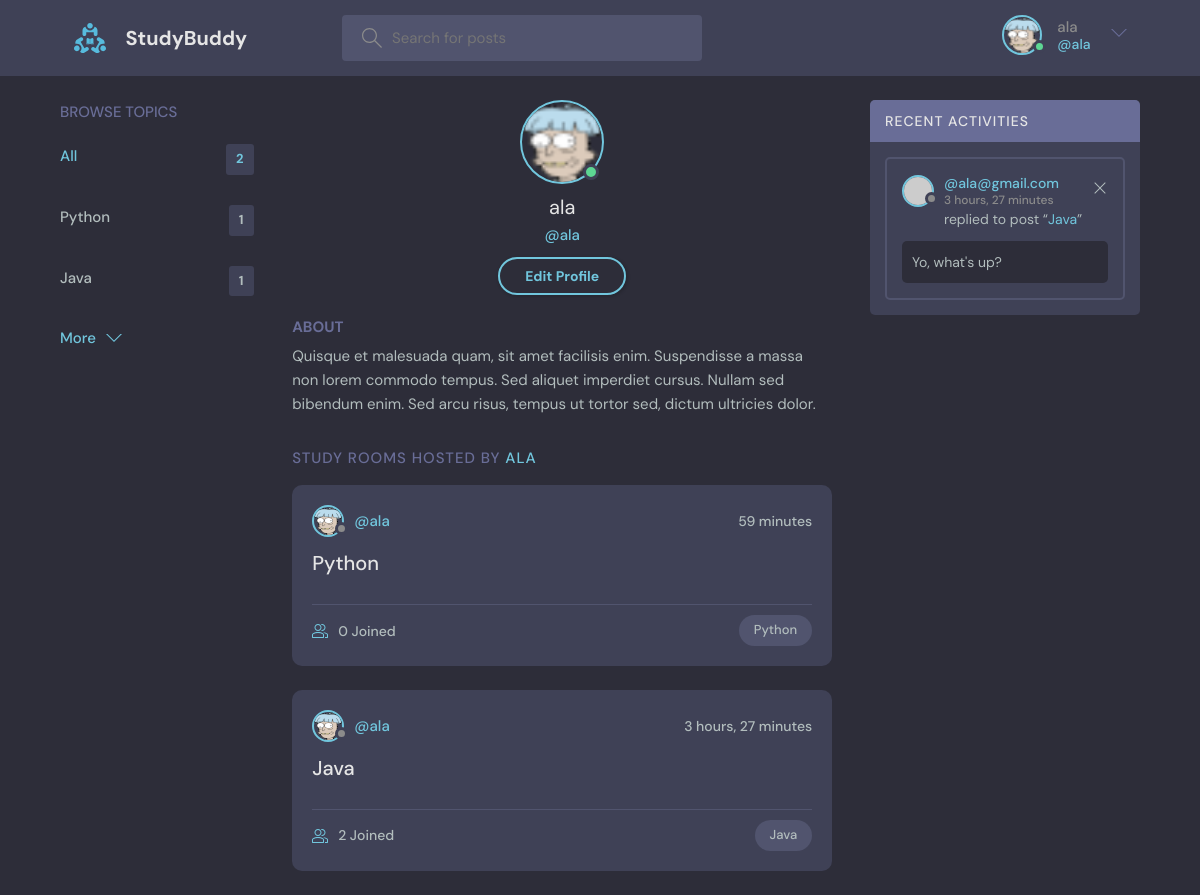
The page /profile/1/ (signed in) on the database its author committed.
### base/models.py (models this page shows, shortened)
class User(AbstractUser):
    name = models.CharField(max_length=200, null=True)
    email = models.EmailField(unique=True, null=True)
    bio = models.TextField(null=True)
    avatar = models.ImageField(null=True, default="avatar.svg")
    USERNAME_FIELD = 'email'
    REQUIRED_FIELDS = []

class Topic(models.Model):
    name = models.CharField(max_length=200)

class Room(models.Model):
    host = models.ForeignKey(User, on_delete=models.SET_NULL, null=True)
    topic = models.ForeignKey(Topic, on_delete=models.SET_NULL, null=True)
    name = models.CharField(max_length=200)
    description = models.TextField(null=True, blank=True)
    participants = models.ManyToManyField(User, related_name='participants', blank=True)
    updated = models.DateTimeField(auto_now=True)
    created = models.DateTimeField(auto_now_add=True)
    class Meta:
        ordering = ['-updated', '-created']
    def __str__(self):
        return self.name

class Message(models.Model):
    user = models.ForeignKey(User, on_delete=models.CASCADE)
    room = models.ForeignKey(Room, on_delete=models.CASCADE)
    body = models.TextField()
    updated = models.DateTimeField(auto_now=True)
    created = models.DateTimeField(auto_now_add=True)
    class Meta:
        ordering = ['-updated', '-created']

### base/views.py (the view)
# urls.py: path('profile/<str:pk>/', views.userProfile, name='user-profile'),
def userProfile(request, pk):
    user = User.objects.get(id=pk)
    rooms = user.room_set.all()
    room_messages = user.message_set.all()
    topics = Topic.objects.all()
    context = {'user': user, 'rooms': rooms, 'room_messages': room_messages, 'topics': topics}
    return render(request, 'base/profile.html', context)

### base/templates/base/profile.html
{% extends 'main.html' %}
{% block content %}
  <main class="profile-page layout layout--3">
    <div class="container">
      {% include 'base/topics_component.html' %}
      <div class="roomList">
        <div class="profile">
          <div class="profile__avatar">
            <div class="avatar avatar--large active">
              <img src="{{ user.avatar.url }}" />
            </div>
          </div>
          <div class="profile__info">
            <h3>{{ user.username}}</h3>
            <p>@{{ user.username}}</p>
              {% if request.user == user %}
            <a href="{% url 'update-user' %}" class="btn btn--main btn--pill">Edit Profile</a>
              {% endif %}
          </div>
          <div class="profile__about">
            <h3>About</h3>
            <p>
                {{ user.bio }}
            </p>
          </div>
        </div>
        <div class="roomList__header">
          <div>
            <h2>Study Rooms Hosted by <a>{{ user.username }}</a>
            </h2>
          </div>
        </div>
          {% include 'base/feed_component.html' %}
      </div>
      {% include 'base/activity_component.html' %}
    </div>
  </main>
{% endblock content %}

### templates/navbar.html (shortened to what this page needs)
{% load static %}
<header class="header header--loggedIn">
    <div class="container">
        <a href="{% url 'home' %}" class="header__logo">
            <img src="{% static 'images/logo.svg' %}" />
            <h1>StudyBuddy</h1>
        </a>
        <form class="header__search" method="GET" action="{% url 'home' %}">
            <label>
                <input name="q" placeholder="Search for posts" />
            </label>
        </form>
        <nav class="header__menu">
            {% if request.user.is_authenticated %}
            <div class="header__user">
                <a href="{% url 'update-user' %}">
                    <div class="avatar avatar--medium active">
                        <img src="{{request.user.avatar.url}}" />
                    </div>
                    <p>{{request.user.username}} <span>@{{request.user.username}}</span></p>
                </a>
                <button class="dropdown-button">
                    <svg version="1.1" xmlns="http://www.w3.org/2000/svg" width="32" height="32" viewBox="0 0 32 32">
                        <title>chevron-down</title>
                        <path d="M16 21l-13-13h-3l16 16 16-16h-3l-13 13z"></path>
                    </svg>
                </button>
            </div>
            {% else %}
            <a href="{% url 'login' %}">
                <img src="{% static 'images/avatar.svg' %}" />
                <p>Login</p>
            </a>
            {% endif %}
        </nav>
    </div>
</header>

### base/templates/base/topics_component.html
        <div class="topics">
          <div class="topics__header">
            <h2>Browse Topics</h2>
          </div>
          <ul class="topics__list">
            <li>
              <a href="{% url 'home' %}" class="active">All <span>{{ topics.count }}</span></a>
            </li>
              {% for topic in topics %}
            <li>
              <a href="{% url 'home' %}?q={{ topic.name }}">{{ topic.name }} <span>{{ topic.room_set.all.count }}</span></a>
            </li>
              {% endfor %}
          </ul>
          <a class="btn btn--link" href="{% url 'topics' %}">
            More
            <svg version="1.1" xmlns="http://www.w3.org/2000/svg" width="32" height="32" viewBox="0 0 32 32">
              <title>chevron-down</title>
              <path d="M16 21l-13-13h-3l16 16 16-16h-3l-13 13z"></path>
            </svg>
          </a>
        </div>

### base/templates/base/feed_component.html (shortened to what this page needs)
{% for room in rooms%}
<div class="roomListRoom">
            <div class="roomListRoom__header">
              <a href="{% url 'user-profile' room.host.id %}" class="roomListRoom__author">
                <div class="avatar avatar--small">
                  <img src="{{ room.host.avatar.url }}" />
                </div>
                <span>@{{ room.host.username }}</span>
              </a>
              <div class="roomListRoom__actions">
                <span>{{ room.created|timesince}}</span>
              </div>
            </div>
            <div class="roomListRoom__content">
              <a href="{% url 'room' room.id %}">{{ room.name}}</a>
            </div>
            <div class="roomListRoom__meta">
              <a href="{% url 'room' room.id %}" class="roomListRoom__joined">
                  {{ room.participants.all.count }} Joined
              </a>
              <p class="roomListRoom__topic">{{ room.topic.name }}</p>
            </div>
          </div>
{% endfor %}

### base/templates/base/activity_component.html
 <div class="activities">
          <div class="activities__header">
            <h2>Recent Activities</h2>
          </div>
    {% for message in room_messages %}
          <div class="activities__box">
            <div class="activities__boxHeader roomListRoom__header">
              <a href="{% url 'user-profile' message.user.id %}" class="roomListRoom__author">
                <div class="avatar avatar--small">
                  <img src="https://randomuser.me/api/portraits/women/11.jpg" />
                </div>
                <p>
                  @{{ message.user }}
                  <span>{{ message.created|timesince }}</span>
                </p>
              </a>
                {% if request.user == message.user %}
              <div class="roomListRoom__actions">
                <a href="{% url 'delete-message' message.id %}">
                  <svg version="1.1" xmlns="http://www.w3.org/2000/svg" width="32" height="32" viewBox="0 0 32 32">
                    <title>remove</title>
                    <path
                      d="M27.314 6.019l-1.333-1.333-9.98 9.981-9.981-9.981-1.333 1.333 9.981 9.981-9.981 9.98 1.333 1.333 9.981-9.98 9.98 9.98 1.333-1.333-9.98-9.98 9.98-9.981z"
                    ></path>
                  </svg>
                </a>
              </div>
                {% endif %}
            </div>
            <div class="activities__boxContent">
              <p>replied to post “<a href="{% url 'room' message.room.id %}">{{ message.room }}</a>”</p>
              <div class="activities__boxRoomContent">
                {{ message.body }}
                  </div>
            </div>
          </div>
    {% endfor %}
</div>

### rows shown on the page
User: user.avatar (picture), user.username "ala", avatar (picture), username "ala", bio "Quisque et malesuada quam, sit amet facilisis enim. Suspendisse a massa non lorem commodo tempus. Sed aliquet imperdiet cursus. Nullam sed bibendum enim. Sed arcu risus, tempus ut tortor sed, dictum ultricies dolor.", username "ALA"
Topic: name "Python", room_set.all.count "1"
Topic: name "Java", room_set.all.count "1"
Room: host.avatar (picture), host.username "ala", created "59 minutes", name "Python", participants.all.count "0", topic.name "Python"
Room: host.avatar (picture), host.username "ala", created "3 hours, 27 minutes", name "Java", participants.all.count "2", topic.name "Java"
Message: user "ala@gmail.com", created "3 hours, 27 minutes", room "Java", body "Yo, what's up?"

### other values the page prints
{{ topics.count }} "2"
